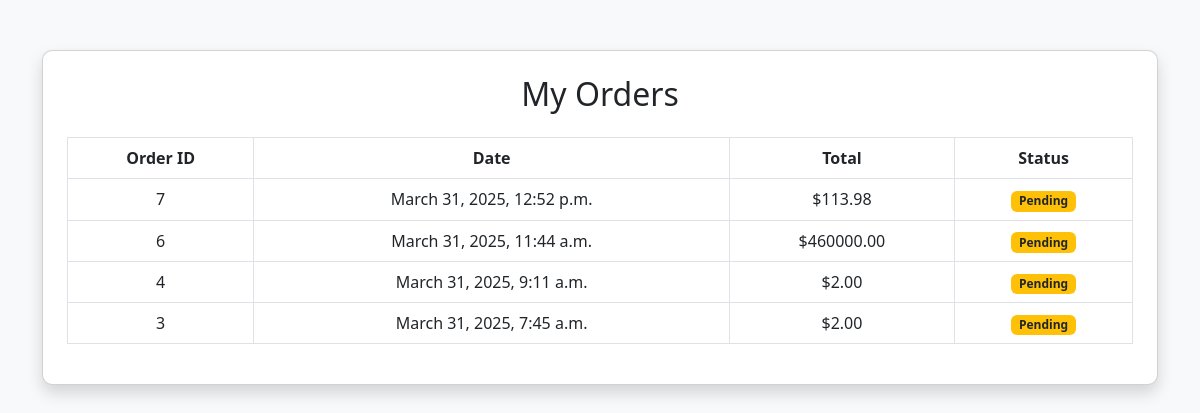
Page /order/orders/ (signed in) on the committed database.
### order_management/models.py (models this page shows, shortened)
class Order(models.Model):
    STATUS_CHOICES = [
        ("Pending", "Pending"),
        ("Processing", "Processing"),
        ("Shipped", "Shipped"),
        ("Delivered", "Delivered"),
        ("Cancelled", "Cancelled"),
    ]
    user = models.ForeignKey(Customer, on_delete=models.CASCADE, related_name="orders")
    created_at = models.DateTimeField(auto_now_add=True)
    total_amount = models.DecimalField(max_digits=10, decimal_places=2)
    status = models.CharField(max_length=20, choices=STATUS_CHOICES, default="Pending")
    payment_status = models.BooleanField(default=False)

### order_management/views.py (the view)
# urls.py: path("orders/", views.OrderHistoryView.as_view(), name="order_history"),
class OrderHistoryView(ListView):
    model = Order
    template_name = "order_management/order_history.html"
    context_object_name = "orders"
    def get_queryset(self):
        return Order.objects.filter(user=self.request.user.customer).order_by("-created_at")

### order_management/templates/order_management/order_history.html (shortened to what this page needs)
<!DOCTYPE html>
<html lang="en">
<head>
    <link rel="stylesheet" href="https://cdn.jsdelivr.net/npm/bootstrap@5.3.0/dist/css/bootstrap.min.css">
</head>
<body>
    <div class="container">
        <div class="card shadow p-4">
            <h2 class="text-center mb-4">My Orders</h2>
            <div class="table-responsive">
                <table class="table table-bordered">
                    <thead>
                        <tr>
                            <th>Order ID</th>
                            <th>Date</th>
                            <th>Total</th>
                            <th>Status</th>
                        </tr>
                    </thead>
                    <tbody>
                        {% for order in orders %}
                        <tr>
                            <td>{{ order.id }}</td>
                            <td>{{ order.created_at }}</td>
                            <td>${{ order.total_amount }}</td>
                            <td>
                                <span class="badge {% if order.status == 'Pending' %}bg-warning text-dark{% elif order.status == 'Completed' %}bg-success{% else %}bg-secondary{% endif %}">
                                    {{ order.status }}
                                </span>
                            </td>
                        </tr>
                        {% endfor %}
                    </tbody>
                </table>
            </div>
        </div>
    </div>
</body>
</html>

### order_management/templates/order_management/order_history.html (style rules this page uses)
body { background-color: #f8f9fa; }
.container { margin-top: 50px; }
.card { border-radius: 10px; }
table { width: 100%; }
th, td { padding: 12px; text-align: center; }
th { background-color: #007bff; color: white; }

### rows in the picture
Order: id "7", created_at "March 31, 2025, 12:52 p.m.", total_amount "113.98", status "Pending"
Order: id "6", created_at "March 31, 2025, 11:44 a.m.", total_amount "460000.00", status "Pending"
Order: id "4", created_at "March 31, 2025, 9:11 a.m.", total_amount "2.00", status "Pending"
Order: id "3", created_at "March 31, 2025, 7:45 a.m.", total_amount "2.00", status "Pending"
